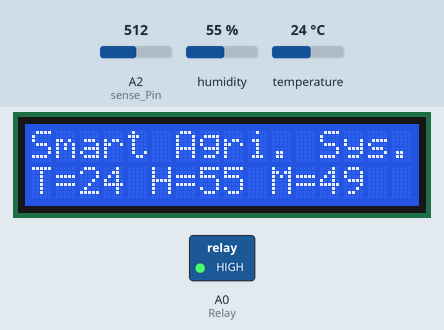
This sketch was run on a simulated Arduino Uno, built with avr-gcc and run on an emulated ATmega328P. Shown: 16×2 character LCD, switched loads named in the sketch (green lamp = pin HIGH). The test bench sets the inputs (shaded band); at power-on: A2 (sense_Pin) = 512, humidity 55 %, temperature 24 °C. What the sketch prints to the serial monitor is not drawn.

Above: at 1.2 s.
1.3 s: A2 (sense_Pin) set to 538
At 2.1 s:
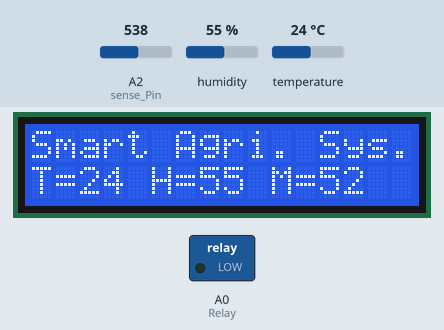
2.8 s: humidity set to 22 %
At 5.0 s:
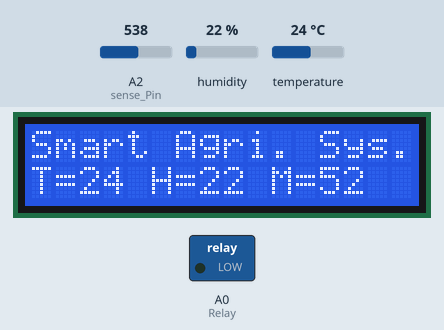
5.7 s: temperature set to 12 °C
At 7.5 s:
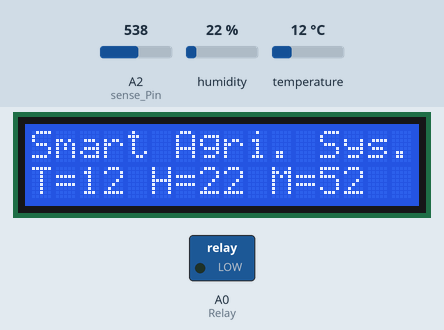
7.8 s: A2 (sense_Pin) set to 40
At 9.0 s:
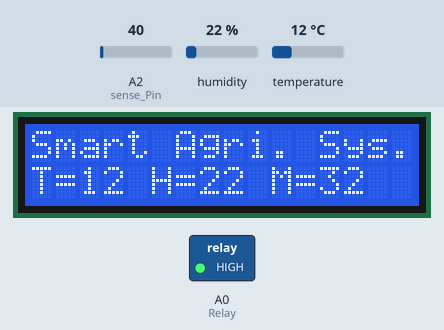
9.3 s: A2 (sense_Pin) set to 96
At 9.7 s:
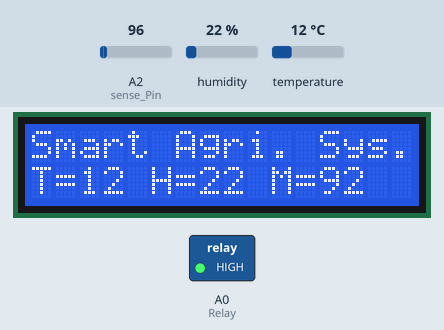
10.8 s: A2 (sense_Pin) set to 110
At 11.6 s:
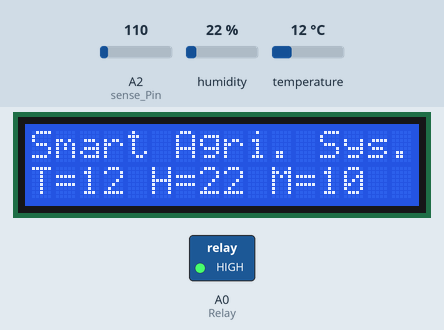
Timing chart, 0 to 13.3 s (numbered marks = the images above; inputs shaded):
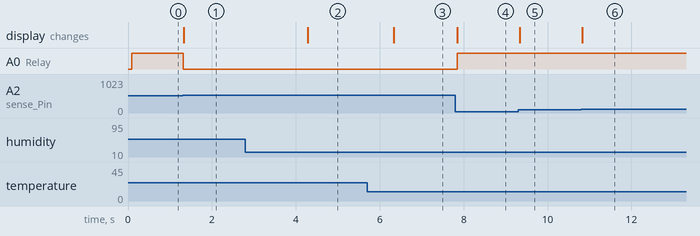

Measured:
- the behaviour switches between 526 and 527 on A2 (sense_Pin) (found by bisection; images 0 and 1)
- after the input at 1.3 s, A0 (Relay): HIGH → LOW at once; the display: changes at once (image 1)
- after the input at 2.8 s, the display: changes after 1.5 s (image 2)
- after the input at 5.7 s, the display: changes after 0.64 s (image 3)
- after the input at 7.8 s, A0 (Relay): LOW → HIGH at once; the display: changes after 0.05 s (image 4)
- after the input at 9.3 s, the display: changes at once (image 5)
- after the input at 10.8 s, the display: changes at once (image 6)

The sketch:

Smart_Agriculture_System.ino
```cpp
#include "DHT.h"        // including the library of DHT11 temperature and humidity sensor
#define DHTTYPE DHT11   // DHT 11
#define dht_dpin 10
DHT dht(dht_dpin, DHTTYPE);

int sense_Pin= A2;   // Soil Sensor input at Analog PIN A0
int value= 0;

int Relay=A0;

#include <LiquidCrystal.h>
const int rs = 7, en = 6, d4 = 5, d5 = 4, d6 = 3, d7 = 2;
LiquidCrystal lcd(rs, en, d4, d5, d6, d7);

void setup()
{

 dht.begin();
  Serial.begin(9600);
  pinMode(A0,OUTPUT);
  pinMode(A2,INPUT);
  lcd.begin(16, 2);
  //lcd.setCursor(0, 0);
  //lcd.print("Smart Agri. Sys.");

}

void loop() {
  // put your main code here, to run repeatedly:

    int h = dht.readHumidity();
    int t = dht.readTemperature();
    Serial.print("Current humidity = ");
    Serial.print(h);
    Serial.print("%  ");

    Serial.print("temperature = ");
    Serial.print(t);
    Serial.println("C  ");


    Serial.print("MOISTURE LEVEL : ");
   value=analogRead(sense_Pin);
   value= value/10.33;
   Serial.println(value);

   if (value>50)
   {

    digitalWrite(Relay,0);
     lcd.setCursor(0, 0);
  lcd.print("Smart Agri. Sys.");
    lcd.setCursor(0, 1);
   lcd.print("T=");
   lcd.setCursor(2, 1);
   lcd.print(t);

   lcd.setCursor(5, 1);
   lcd.print("H=");
   lcd.setCursor(7, 1);
   lcd.print(h);

   lcd.setCursor(10, 1);
   lcd.print("M=");
   lcd.setCursor(12, 1);
   lcd.print(value);
   }
   else
   {
    digitalWrite(Relay,1);
     lcd.setCursor(0, 0);
  lcd.print("Smart Agri. Sys.");
    lcd.setCursor(0, 1);
   lcd.print("T=");
   lcd.setCursor(2, 1);
   lcd.print(t);

   lcd.setCursor(5, 1);
   lcd.print("H=");
   lcd.setCursor(7, 1);
   lcd.print(h);

   lcd.setCursor(10, 1);
   lcd.print("M=");
   lcd.setCursor(12, 1);
   lcd.print(value);
   }


}
```
